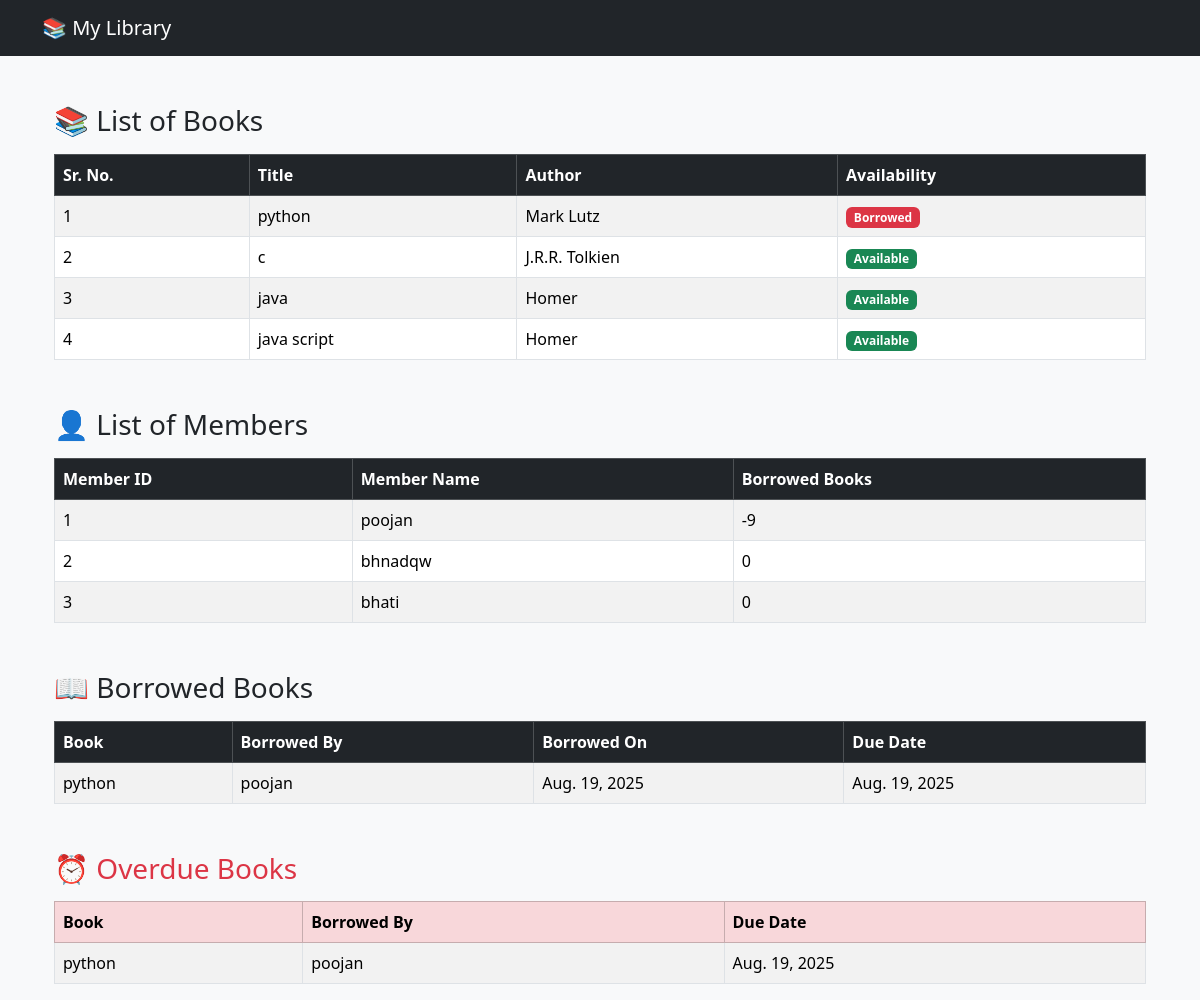
The app's page /, older data.
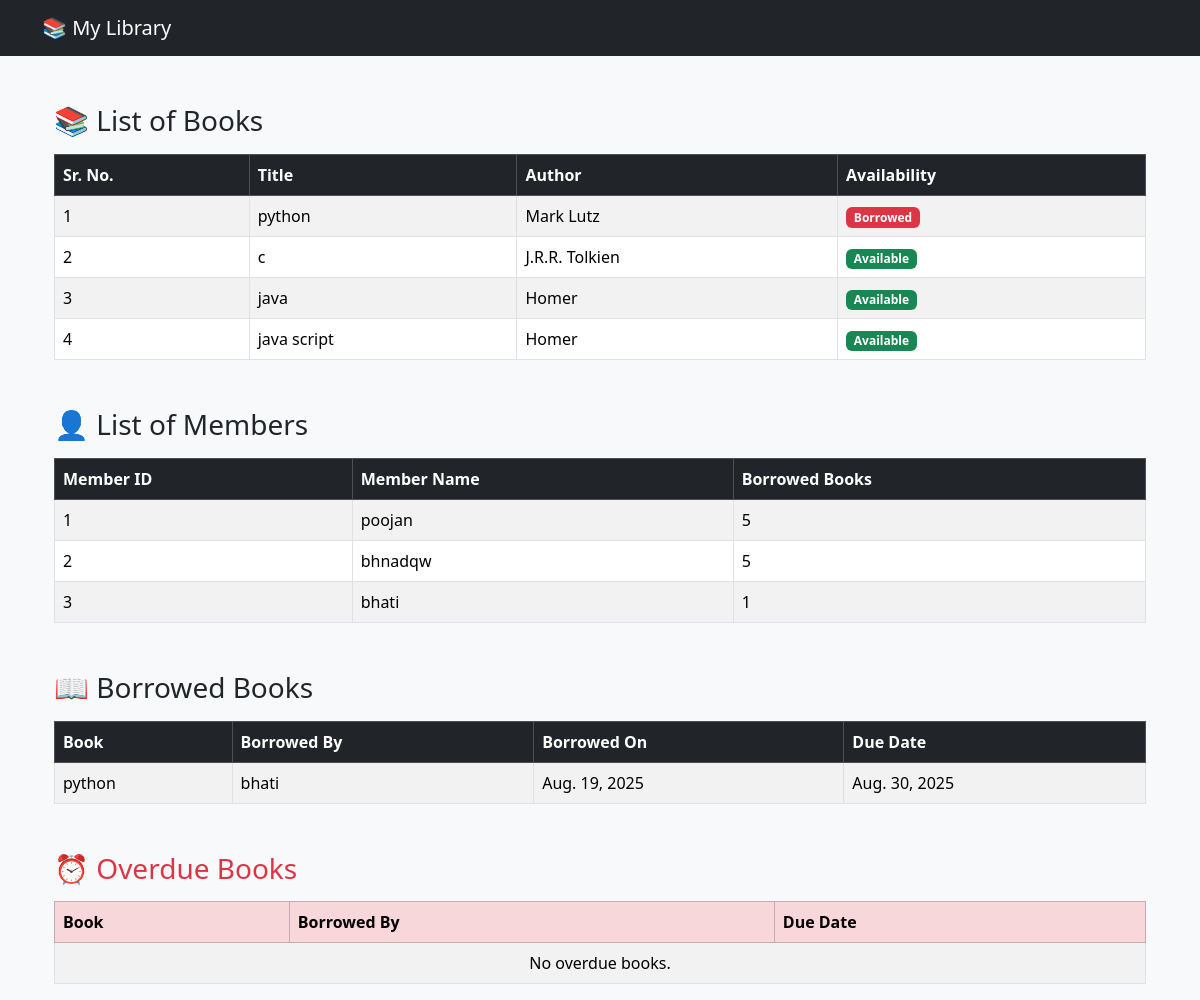
The same page, newer data.
### book/models.py (models this page shows, shortened)
class Book(models.Model):
    id = models.AutoField(primary_key=True)
    title = models.CharField(max_length=50)
    category = models.CharField(max_length=50)
    author = models.ForeignKey(Author, on_delete=models.CASCADE)
    is_available = models.BooleanField(default=True)
    member = models.ForeignKey(Member, on_delete=models.SET_NULL, null=True, blank=True)
    issue_date = models.DateField(null=True, blank=True)
    due_date = models.DateField(null=True, blank=True)
    return_date = models.DateField(null=True, blank=True)

class Author(models.Model):
    id = models.AutoField(primary_key=True)
    name = models.CharField(max_length=50)
    def __str__(self):
        return self.name

class Member(models.Model):
    id = models.AutoField(primary_key=True)
    name = models.CharField(max_length=50)
    email = models.EmailField(max_length=80, unique=True)
    join_date = models.DateField(default=date.today)
    borrowed_books = models.IntegerField(default=0)

### book/views.py (the view)
# urls.py: path('',dashboard),
def dashboard(request):
    all_books = Book.objects.all()
    all_members = Member.objects.all()
    borrowed_books = Book.objects.filter(is_available=False)
    overdue_books = Book.objects.filter(due_date__lt=timezone.now(), is_available=False)
    context = {
        'books': all_books,
        'members': all_members,
        'borrowed_books': borrowed_books,
        'overdue_books': overdue_books,
    }
    return render(request, "book/dashboard.html", context=context)

### book/templates/book/dashboard.html
{% extends "book/base.html" %}
{% block content %}
<div class="container mt-5">
  <h3 class="mb-3">📚 List of Books</h3>
  <table class="table table-bordered table-striped">
    <thead class="table-dark">
      <tr>
        <th>Sr. No.</th>
        <th>Title</th>
        <th>Author</th>
        <th>Availability</th>
      </tr>
    </thead>
    <tbody>
      {% for book in books %}
      <tr>
        <td>{{ forloop.counter }}</td>
        <td>{{ book.title }}</td>
        <td>{{ book.author }}</td>
        <td>
          {% if book.is_available %}
            <span class="badge bg-success">Available</span>
          {% else %}
            <span class="badge bg-danger">Borrowed</span>
          {% endif %}
        </td>
      </tr>
      {% empty %}
      <tr><td colspan="4" class="text-center">No books found.</td></tr>
      {% endfor %}
    </tbody>
  </table>
  <h3 class="mt-5 mb-3">👤 List of Members</h3>
  <table class="table table-bordered table-striped">
    <thead class="table-dark">
      <tr>
        <th>Member ID</th>
        <th>Member Name</th>
        <th>Borrowed Books</th>
      </tr>
    </thead>
    <tbody>
      {% for member in members %}
      <tr>
        <td>{{ member.id }}</td>
        <td>{{ member.name }}</td>
        <td>{{ member.borrowed_books}}</td>
      </tr>
      {% empty %}
      <tr><td colspan="2" class="text-center">No members found.</td></tr>
      {% endfor %}
    </tbody>
  </table>
  <h3 class="mt-5 mb-3">📖 Borrowed Books</h3>
  <table class="table table-bordered table-striped">
    <thead class="table-dark">
      <tr>
        <th>Book</th>
        <th>Borrowed By</th>
        <th>Borrowed On</th>
        <th>Due Date</th>
      </tr>
    </thead>
    <tbody>
      {% for borrow in borrowed_books %}
      <tr>
        <td>{{ borrow.title }}</td>
        <td>{{ borrow.member.name }}</td>
        <td>{{ borrow.issue_date }}</td>
        <td>{{ borrow.due_date }}</td>
      </tr>
      {% empty %}
      <tr><td colspan="4" class="text-center">No borrowed books.</td></tr>
      {% endfor %}
    </tbody>
  </table>
  <h3 class="mt-5 mb-3 text-danger">⏰ Overdue Books</h3>
  <table class="table table-bordered table-striped">
    <thead class="table-danger">
      <tr>
        <th>Book</th>
        <th>Borrowed By</th>
        <th>Due Date</th>
      </tr>
    </thead>
    <tbody>
      {% for overdue in overdue_books %}
      <tr>
        <td>{{ overdue.title }}</td>
        <td>{{ overdue.member.name }}</td>
        <td>{{ overdue.due_date }}</td>
      </tr>
      {% empty %}
      <tr><td colspan="4" class="text-center">No overdue books.</td></tr>
      {% endfor %}
    </tbody>
  </table>
</div>
{% endblock %}

Row changes from the older to the newer data that the page shows:
no longer on one of the page's lists (row edited): Book: title "python", member.name "poojan", due_date "Aug. 19, 2025"
changed Book "python": member.name "poojan" → "bhati"; due_date "Aug. 19, 2025" → "Aug. 30, 2025"
changed Member "poojan": borrowed_books "-9" → "5"
changed Member "bhnadqw": borrowed_books "0" → "5"
changed Member "bhati": borrowed_books "0" → "1"
Text that changed along with them:
text now shown: "No overdue books."
